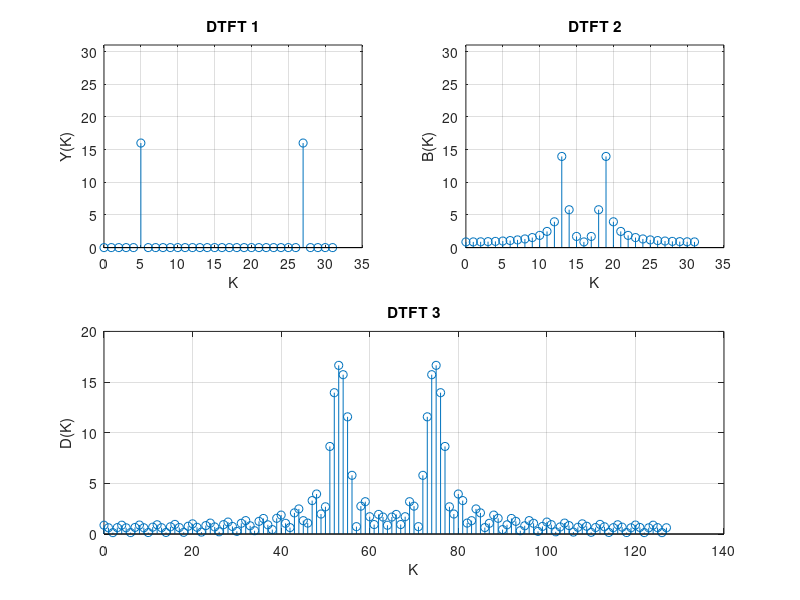

Write the MATLAB code that produced this figure.
N1=32;
N2=128;
R=32;
n=0:1:R-1;
K1=0:1:N1-1;
K2=0:1:N2-1;
FS1=64;%sampling rate 64 Hz
FS2=24;
TS2=1/FS2;
TS1=1/FS1;
f=10; %Frequency of sinusoid 
W=ones(1,R);
X=cos(2*pi*f*TS1*n);
A=cos(2*pi*f*TS2*n);
X1=X.*W;
A1=A.*W;
Y=fft(X1);
B=fft(A1);
C=[A , zeros(1,N2-N1)];
D=fft(C);
figure
subplot(2,2,1);
stem(K1,Y);
ylim([0 31]);
grid on

title('DTFT 1');
ylabel('Y(K)');
xlabel('K');


subplot(2,2,2);
stem(K1,abs(B));
ylim([0 31]);
grid on
title('DTFT 2');
ylabel('B(K)');
xlabel('K');

subplot(2,2,[3,4]);
%ylim([0 31]);
ylim([0 127]);
stem(K2,abs(D));
grid on
title('DTFT 3');
ylabel('D(K)');
xlabel('K');

